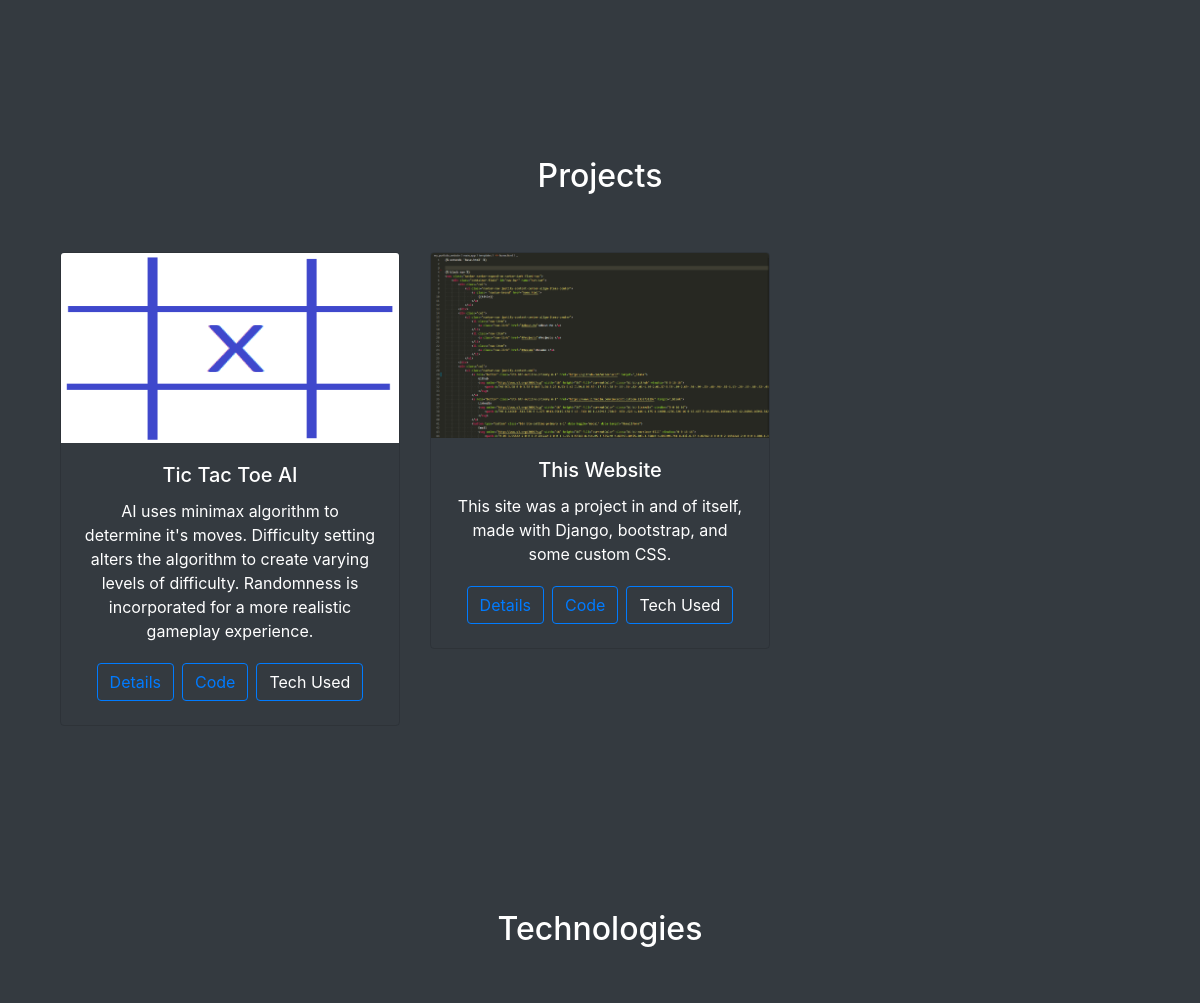
The app's page / (middle part), older data.
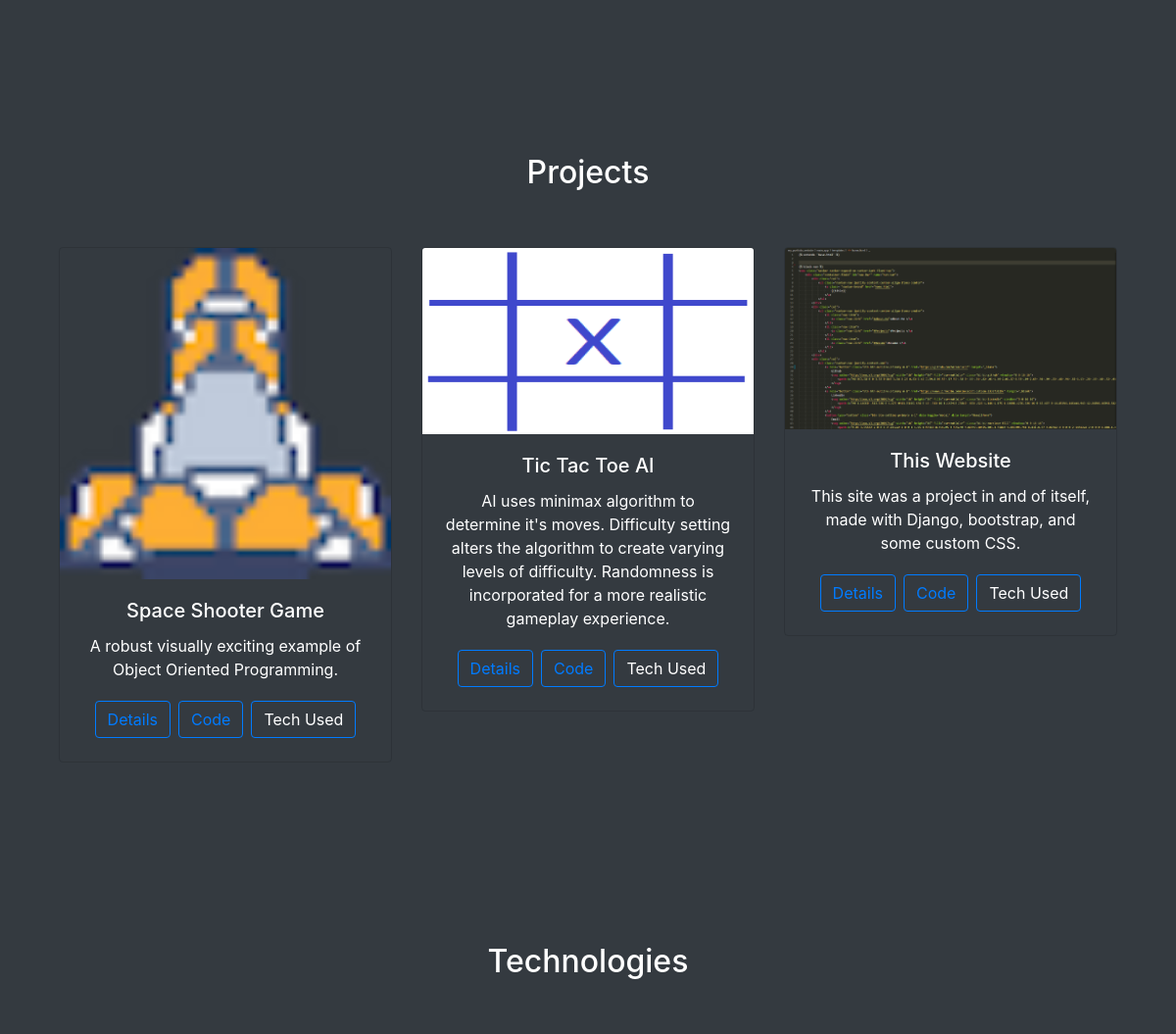
The same page, newer data.
### main_app/models.py (models this page shows, shortened)
class Project(models.Model):
    name = models.CharField(max_length=100)
    html = models.CharField(max_length=50)#text here will populate in html template, provides the detailed project description
    relevance = models.IntegerField()
    short_desc = models.CharField(max_length=280)
    repo = models.CharField(max_length=100)
    technologies = models.ManyToManyField(Technology)
    picture = models.ImageField()

### main_app/views.py (the view)
# urls.py: path("", views.home, name="home"),
def home(response):
    title = '''Scott Osteen's Portfolio'''
    projects = Project.objects.order_by('relevance')
    techs = Technology.objects.order_by('relevance')
    return render(response, 'home.html', {'title': title, 'projects': projects, 'techs': techs})#dictionary is used for passing things to html code

### main_app/models.py (called while the page is built)
    def __str__(self) -> str:
        return self.type

### main_app/templates/home.html (shortened to what this page needs)
{% extends 'base.html' %}
{% load static %}
{% block page_content %}
    <div class="container py-5">
    </div>
    <div class="container py-5">
    <h2 class="text-center py-5" id="Projects">Projects</h2>
        <div class="row">
            {% for project in projects %}
                <div class="col-sm-12 col-lg-4 mb-4">
                    <div class="card text-center bg-transparent text-white mb-3">
                        <img class="card-img-top h-25" src="{% static project.picture %}">
                        <div class="card-body d-flex flex-column">
                            <h5 class="card-title">{{ project.name }}</h5>
                            <p class="card-text">{{ project.short_desc }}</p>
                            <div class="row justify-content-center align-items-center">
                                <a href="{% url 'proj_page' project.name %}" class="btn btn-outline-primary m-1" style="margin: 0px 60px">
                                    Details
                                </a>
                                <a href={{project.repo}} target="_blank" class="btn btn-outline-primary m-1" style="margin: 0px 60px">
                                    Code
                                </a>
                                <a type="button" class="btn btn-outline-primary m-1" data-container="body" data-toggle="popover" data-placement="right" data-content={{project.technologies.all}} data-trigger="hover" style="margin: 0px 60px">
                                    Tech Used
                                </a>
                            </div>
                        </div>
                    </div>
                </div>
            {% endfor %}
        </div>
    </div>
    <div class="container py-5">
        <h2 class="text-center py-5" id="Technologies">Technologies</h2>
        </div>
{% endblock %}

Row changes from the older to the newer data that the page shows:
added Project: picture (picture), name "Space Shooter Game", short_desc "A robust visually exciting example of Object Oriented Programming."
